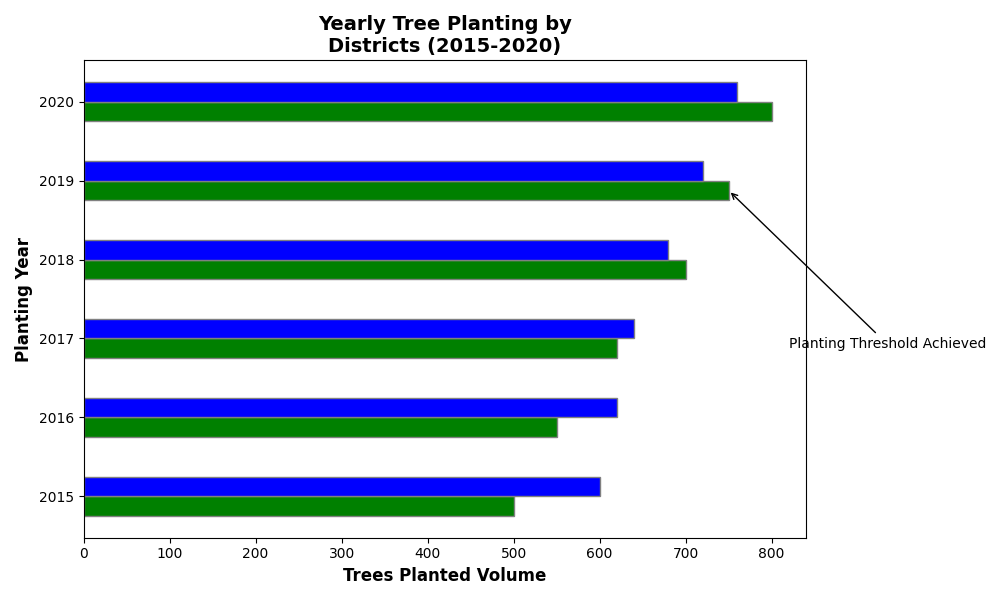

Here is the Python script that generated this plot:
import matplotlib.pyplot as plt
import numpy as np

years = np.arange(2015, 2021)
districtA_trees = np.array([500, 550, 620, 700, 750, 800])
districtB_trees = np.array([600, 620, 640, 680, 720, 760])

bar_height = 0.25
r1 = np.arange(len(years))
r2 = [x + bar_height for x in r1]

fig, ax = plt.subplots(figsize=(10, 6))

# Shuffled the colors for district A and B
ax.barh(r1, districtA_trees, color='green', height=bar_height, edgecolor='grey')
ax.barh(r2, districtB_trees, color='blue', height=bar_height, edgecolor='grey')

ax.set_ylabel('Planting Year', fontweight='bold', fontsize=12)
ax.set_xlabel('Trees Planted Volume', fontweight='bold', fontsize=12)
ax.set_title('Yearly Tree Planting by\nDistricts (2015-2020)', fontweight='bold', fontsize=14)
ax.set_yticks([r + bar_height / 2 for r in range(len(years))])
ax.set_yticklabels(years)

ax.annotate('Planting Threshold Achieved', xy=(750, 4), xytext=(820, 2),
            arrowprops=dict(facecolor='black', arrowstyle='->'), fontsize=10)

plt.tight_layout()
plt.show()
